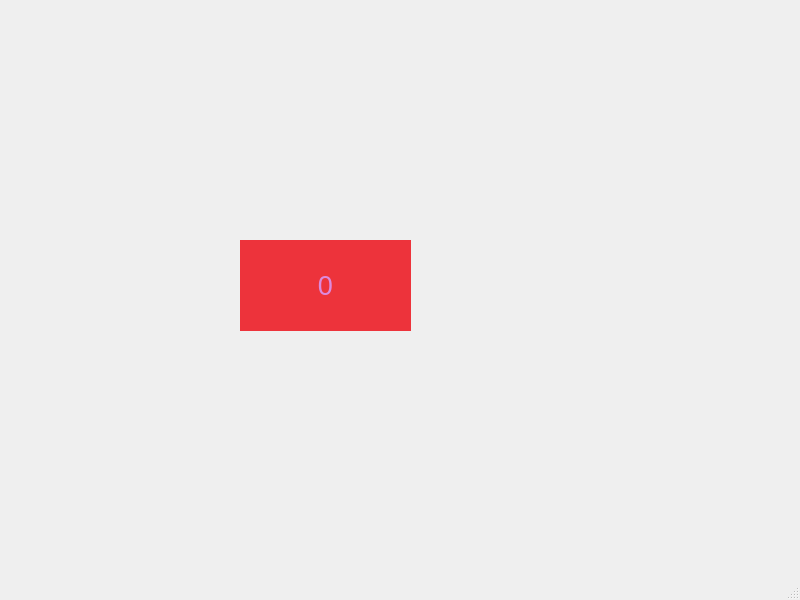
<?xml version="1.0" encoding="UTF-8"?>
<ui version="4.0">
 <class>MainWindow</class>
 <widget class="QMainWindow" name="MainWindow">
  <property name="geometry">
   <rect>
    <x>0</x>
    <y>0</y>
    <width>800</width>
    <height>600</height>
   </rect>
  </property>
  <property name="windowTitle">
   <string>MainWindow</string>
  </property>
  <property name="autoFillBackground">
   <bool>true</bool>
  </property>
  <widget class="QWidget" name="centralwidget">
   <widget class="QLabel" name="label">
    <property name="geometry">
     <rect>
      <x>240</x>
      <y>240</y>
      <width>171</width>
      <height>91</height>
     </rect>
    </property>
    <property name="palette">
     <palette>
      <active>
       <colorrole role="WindowText">
        <brush brushstyle="SolidPattern">
         <color alpha="255">
          <red>0</red>
          <green>0</green>
          <blue>0</blue>
         </color>
        </brush>
       </colorrole>
       <colorrole role="Button">
        <brush brushstyle="SolidPattern">
         <color alpha="255">
          <red>237</red>
          <green>51</green>
          <blue>59</blue>
         </color>
        </brush>
       </colorrole>
       <colorrole role="Light">
        <brush brushstyle="SolidPattern">
         <color alpha="255">
          <red>255</red>
          <green>155</green>
          <blue>160</blue>
         </color>
        </brush>
       </colorrole>
       <colorrole role="Midlight">
        <brush brushstyle="SolidPattern">
         <color alpha="255">
          <red>246</red>
          <green>103</green>
          <blue>109</blue>
         </color>
        </brush>
       </colorrole>
       <colorrole role="Dark">
        <brush brushstyle="SolidPattern">
         <color alpha="255">
          <red>118</red>
          <green>25</green>
          <blue>29</blue>
         </color>
        </brush>
       </colorrole>
       <colorrole role="Mid">
        <brush brushstyle="SolidPattern">
         <color alpha="255">
          <red>158</red>
          <green>34</green>
          <blue>39</blue>
         </color>
        </brush>
       </colorrole>
       <colorrole role="Text">
        <brush brushstyle="SolidPattern">
         <color alpha="255">
          <red>0</red>
          <green>0</green>
          <blue>0</blue>
         </color>
        </brush>
       </colorrole>
       <colorrole role="BrightText">
        <brush brushstyle="SolidPattern">
         <color alpha="255">
          <red>255</red>
          <green>255</green>
          <blue>255</blue>
         </color>
        </brush>
       </colorrole>
       <colorrole role="ButtonText">
        <brush brushstyle="SolidPattern">
         <color alpha="255">
          <red>0</red>
          <green>0</green>
          <blue>0</blue>
         </color>
        </brush>
       </colorrole>
       <colorrole role="Base">
        <brush brushstyle="SolidPattern">
         <color alpha="255">
          <red>255</red>
          <green>255</green>
          <blue>255</blue>
         </color>
        </brush>
       </colorrole>
       <colorrole role="Window">
        <brush brushstyle="SolidPattern">
         <color alpha="255">
          <red>237</red>
          <green>51</green>
          <blue>59</blue>
         </color>
        </brush>
       </colorrole>
       <colorrole role="Shadow">
        <brush brushstyle="SolidPattern">
         <color alpha="255">
          <red>0</red>
          <green>0</green>
          <blue>0</blue>
         </color>
        </brush>
       </colorrole>
       <colorrole role="AlternateBase">
        <brush brushstyle="SolidPattern">
         <color alpha="255">
          <red>246</red>
          <green>153</green>
          <blue>157</blue>
         </color>
        </brush>
       </colorrole>
       <colorrole role="ToolTipBase">
        <brush brushstyle="SolidPattern">
         <color alpha="255">
          <red>255</red>
          <green>255</green>
          <blue>220</blue>
         </color>
        </brush>
       </colorrole>
       <colorrole role="ToolTipText">
        <brush brushstyle="SolidPattern">
         <color alpha="255">
          <red>0</red>
          <green>0</green>
          <blue>0</blue>
         </color>
        </brush>
       </colorrole>
       <colorrole role="PlaceholderText">
        <brush brushstyle="SolidPattern">
         <color alpha="127">
          <red>0</red>
          <green>0</green>
          <blue>0</blue>
         </color>
        </brush>
       </colorrole>
       <colorrole role="Accent">
        <brush brushstyle="SolidPattern">
         <color alpha="255">
          <red>255</red>
          <green>255</green>
          <blue>255</blue>
         </color>
        </brush>
       </colorrole>
      </active>
      <inactive>
       <colorrole role="WindowText">
        <brush brushstyle="SolidPattern">
         <color alpha="255">
          <red>0</red>
          <green>0</green>
          <blue>0</blue>
         </color>
        </brush>
       </colorrole>
       <colorrole role="Button">
        <brush brushstyle="SolidPattern">
         <color alpha="255">
          <red>237</red>
          <green>51</green>
          <blue>59</blue>
         </color>
        </brush>
       </colorrole>
       <colorrole role="Light">
        <brush brushstyle="SolidPattern">
         <color alpha="255">
          <red>255</red>
          <green>155</green>
          <blue>160</blue>
         </color>
        </brush>
       </colorrole>
       <colorrole role="Midlight">
        <brush brushstyle="SolidPattern">
         <color alpha="255">
          <red>246</red>
          <green>103</green>
          <blue>109</blue>
         </color>
        </brush>
       </colorrole>
       <colorrole role="Dark">
        <brush brushstyle="SolidPattern">
         <color alpha="255">
          <red>118</red>
          <green>25</green>
          <blue>29</blue>
         </color>
        </brush>
       </colorrole>
       <colorrole role="Mid">
        <brush brushstyle="SolidPattern">
         <color alpha="255">
          <red>158</red>
          <green>34</green>
          <blue>39</blue>
         </color>
        </brush>
       </colorrole>
       <colorrole role="Text">
        <brush brushstyle="SolidPattern">
         <color alpha="255">
          <red>0</red>
          <green>0</green>
          <blue>0</blue>
         </color>
        </brush>
       </colorrole>
       <colorrole role="BrightText">
        <brush brushstyle="SolidPattern">
         <color alpha="255">
          <red>255</red>
          <green>255</green>
          <blue>255</blue>
         </color>
        </brush>
       </colorrole>
       <colorrole role="ButtonText">
        <brush brushstyle="SolidPattern">
         <color alpha="255">
          <red>0</red>
          <green>0</green>
          <blue>0</blue>
         </color>
        </brush>
       </colorrole>
       <colorrole role="Base">
        <brush brushstyle="SolidPattern">
         <color alpha="255">
          <red>255</red>
          <green>255</green>
          <blue>255</blue>
         </color>
        </brush>
       </colorrole>
       <colorrole role="Window">
        <brush brushstyle="SolidPattern">
         <color alpha="255">
          <red>237</red>
          <green>51</green>
          <blue>59</blue>
         </color>
        </brush>
       </colorrole>
       <colorrole role="Shadow">
        <brush brushstyle="SolidPattern">
         <color alpha="255">
          <red>0</red>
          <green>0</green>
          <blue>0</blue>
         </color>
        </brush>
       </colorrole>
       <colorrole role="AlternateBase">
        <brush brushstyle="SolidPattern">
         <color alpha="255">
          <red>246</red>
          <green>153</green>
          <blue>157</blue>
         </color>
        </brush>
       </colorrole>
       <colorrole role="ToolTipBase">
        <brush brushstyle="SolidPattern">
         <color alpha="255">
          <red>255</red>
          <green>255</green>
          <blue>220</blue>
         </color>
        </brush>
       </colorrole>
       <colorrole role="ToolTipText">
        <brush brushstyle="SolidPattern">
         <color alpha="255">
          <red>0</red>
          <green>0</green>
          <blue>0</blue>
         </color>
        </brush>
       </colorrole>
       <colorrole role="PlaceholderText">
        <brush brushstyle="SolidPattern">
         <color alpha="127">
          <red>0</red>
          <green>0</green>
          <blue>0</blue>
         </color>
        </brush>
       </colorrole>
       <colorrole role="Accent">
        <brush brushstyle="SolidPattern">
         <color alpha="255">
          <red>255</red>
          <green>255</green>
          <blue>255</blue>
         </color>
        </brush>
       </colorrole>
      </inactive>
      <disabled>
       <colorrole role="WindowText">
        <brush brushstyle="SolidPattern">
         <color alpha="255">
          <red>118</red>
          <green>25</green>
          <blue>29</blue>
         </color>
        </brush>
       </colorrole>
       <colorrole role="Button">
        <brush brushstyle="SolidPattern">
         <color alpha="255">
          <red>237</red>
          <green>51</green>
          <blue>59</blue>
         </color>
        </brush>
       </colorrole>
       <colorrole role="Light">
        <brush brushstyle="SolidPattern">
         <color alpha="255">
          <red>255</red>
          <green>155</green>
          <blue>160</blue>
         </color>
        </brush>
       </colorrole>
       <colorrole role="Midlight">
        <brush brushstyle="SolidPattern">
         <color alpha="255">
          <red>246</red>
          <green>103</green>
          <blue>109</blue>
         </color>
        </brush>
       </colorrole>
       <colorrole role="Dark">
        <brush brushstyle="SolidPattern">
         <color alpha="255">
          <red>118</red>
          <green>25</green>
          <blue>29</blue>
         </color>
        </brush>
       </colorrole>
       <colorrole role="Mid">
        <brush brushstyle="SolidPattern">
         <color alpha="255">
          <red>158</red>
          <green>34</green>
          <blue>39</blue>
         </color>
        </brush>
       </colorrole>
       <colorrole role="Text">
        <brush brushstyle="SolidPattern">
         <color alpha="255">
          <red>118</red>
          <green>25</green>
          <blue>29</blue>
         </color>
        </brush>
       </colorrole>
       <colorrole role="BrightText">
        <brush brushstyle="SolidPattern">
         <color alpha="255">
          <red>255</red>
          <green>255</green>
          <blue>255</blue>
         </color>
        </brush>
       </colorrole>
       <colorrole role="ButtonText">
        <brush brushstyle="SolidPattern">
         <color alpha="255">
          <red>118</red>
          <green>25</green>
          <blue>29</blue>
         </color>
        </brush>
       </colorrole>
       <colorrole role="Base">
        <brush brushstyle="SolidPattern">
         <color alpha="255">
          <red>237</red>
          <green>51</green>
          <blue>59</blue>
         </color>
        </brush>
       </colorrole>
       <colorrole role="Window">
        <brush brushstyle="SolidPattern">
         <color alpha="255">
          <red>237</red>
          <green>51</green>
          <blue>59</blue>
         </color>
        </brush>
       </colorrole>
       <colorrole role="Shadow">
        <brush brushstyle="SolidPattern">
         <color alpha="255">
          <red>0</red>
          <green>0</green>
          <blue>0</blue>
         </color>
        </brush>
       </colorrole>
       <colorrole role="AlternateBase">
        <brush brushstyle="SolidPattern">
         <color alpha="255">
          <red>237</red>
          <green>51</green>
          <blue>59</blue>
         </color>
        </brush>
       </colorrole>
       <colorrole role="ToolTipBase">
        <brush brushstyle="SolidPattern">
         <color alpha="255">
          <red>255</red>
          <green>255</green>
          <blue>220</blue>
         </color>
        </brush>
       </colorrole>
       <colorrole role="ToolTipText">
        <brush brushstyle="SolidPattern">
         <color alpha="255">
          <red>0</red>
          <green>0</green>
          <blue>0</blue>
         </color>
        </brush>
       </colorrole>
       <colorrole role="PlaceholderText">
        <brush brushstyle="SolidPattern">
         <color alpha="127">
          <red>118</red>
          <green>25</green>
          <blue>29</blue>
         </color>
        </brush>
       </colorrole>
       <colorrole role="Accent">
        <brush brushstyle="SolidPattern">
         <color alpha="255">
          <red>255</red>
          <green>108</green>
          <blue>114</blue>
         </color>
        </brush>
       </colorrole>
      </disabled>
     </palette>
    </property>
    <property name="autoFillBackground">
     <bool>true</bool>
    </property>
    <property name="text">
     <string>&lt;html&gt;&lt;head/&gt;&lt;body&gt;&lt;p align=&quot;center&quot;&gt;&lt;span style=&quot; font-size:20pt; color:#dc8add;&quot;&gt;0&lt;/span&gt;&lt;/p&gt;&lt;/body&gt;&lt;/html&gt;</string>
    </property>
   </widget>
  </widget>
  <widget class="QMenuBar" name="menubar">
   <property name="geometry">
    <rect>
     <x>0</x>
     <y>0</y>
     <width>800</width>
     <height>23</height>
    </rect>
   </property>
  </widget>
  <widget class="QStatusBar" name="statusbar"/>
 </widget>
 <resources/>
 <connections/>
</ui>
